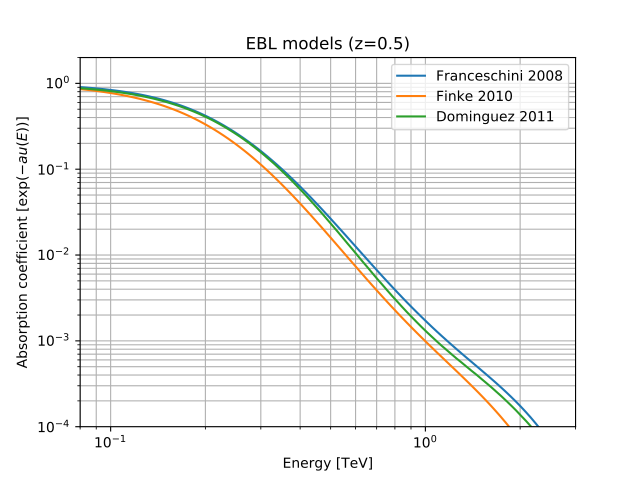

Generate this figure with Python:
import matplotlib.pyplot as plt
import astropy.units as u
from gammapy.spectrum.models import Absorption

# Load tables for z=0.5
redshift = 0.5
dominguez = Absorption.read_builtin('dominguez').table_model(redshift)
franceschini = Absorption.read_builtin('franceschini').table_model(redshift)
finke = Absorption.read_builtin('finke').table_model(redshift)

# start customised plot
energy_range = [0.08, 3] * u.TeV
ax = plt.gca()
opts = dict(energy_range=energy_range, energy_unit='TeV', ax=ax)
franceschini.plot(label='Franceschini 2008', **opts)
finke.plot(label='Finke 2010', **opts)
dominguez.plot(label='Dominguez 2011', **opts)

# tune plot
ax.set_ylabel(r'Absorption coefficient [$\exp{(-        au(E))}$]')
ax.set_xlim(energy_range.value)  # we get ride of units
ax.set_ylim([1.e-4, 2.])
ax.set_yscale('log')
ax.set_title('EBL models (z=' + str(redshift) + ')')
plt.grid(which='both')
plt.legend(loc='best') # legend

# show plot
plt.show()
